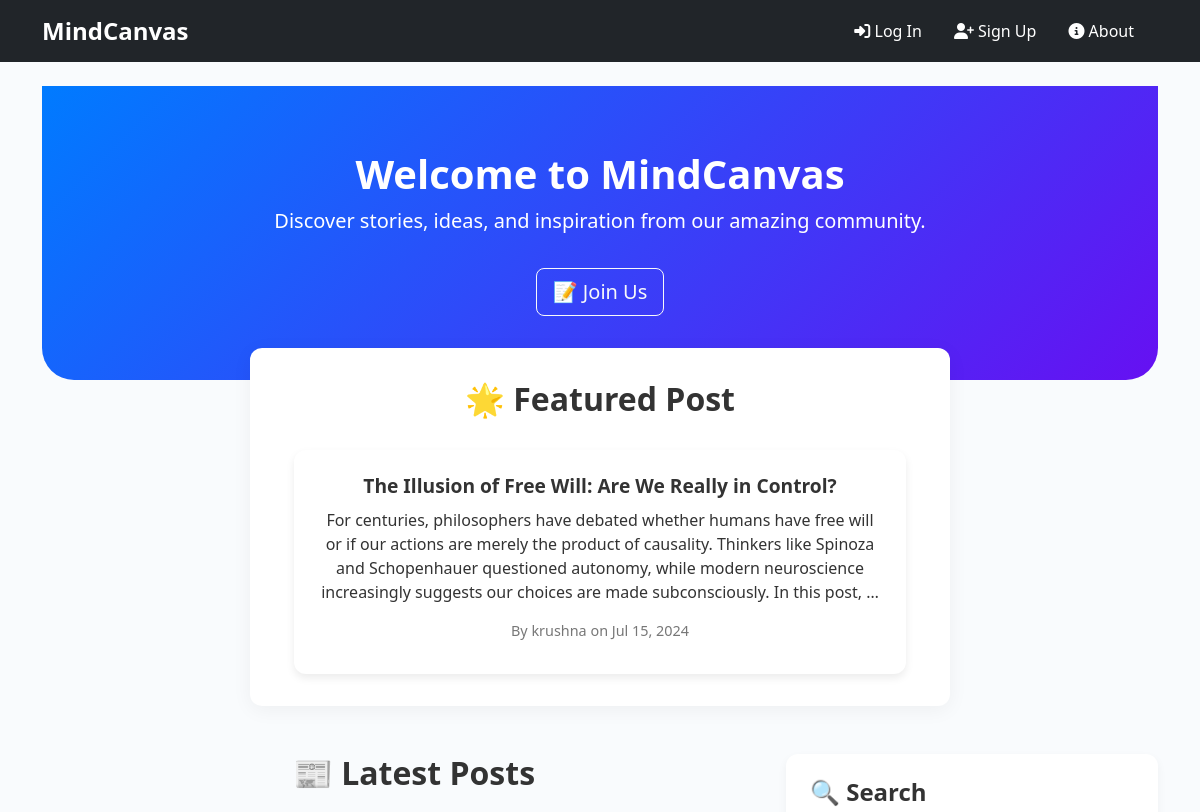
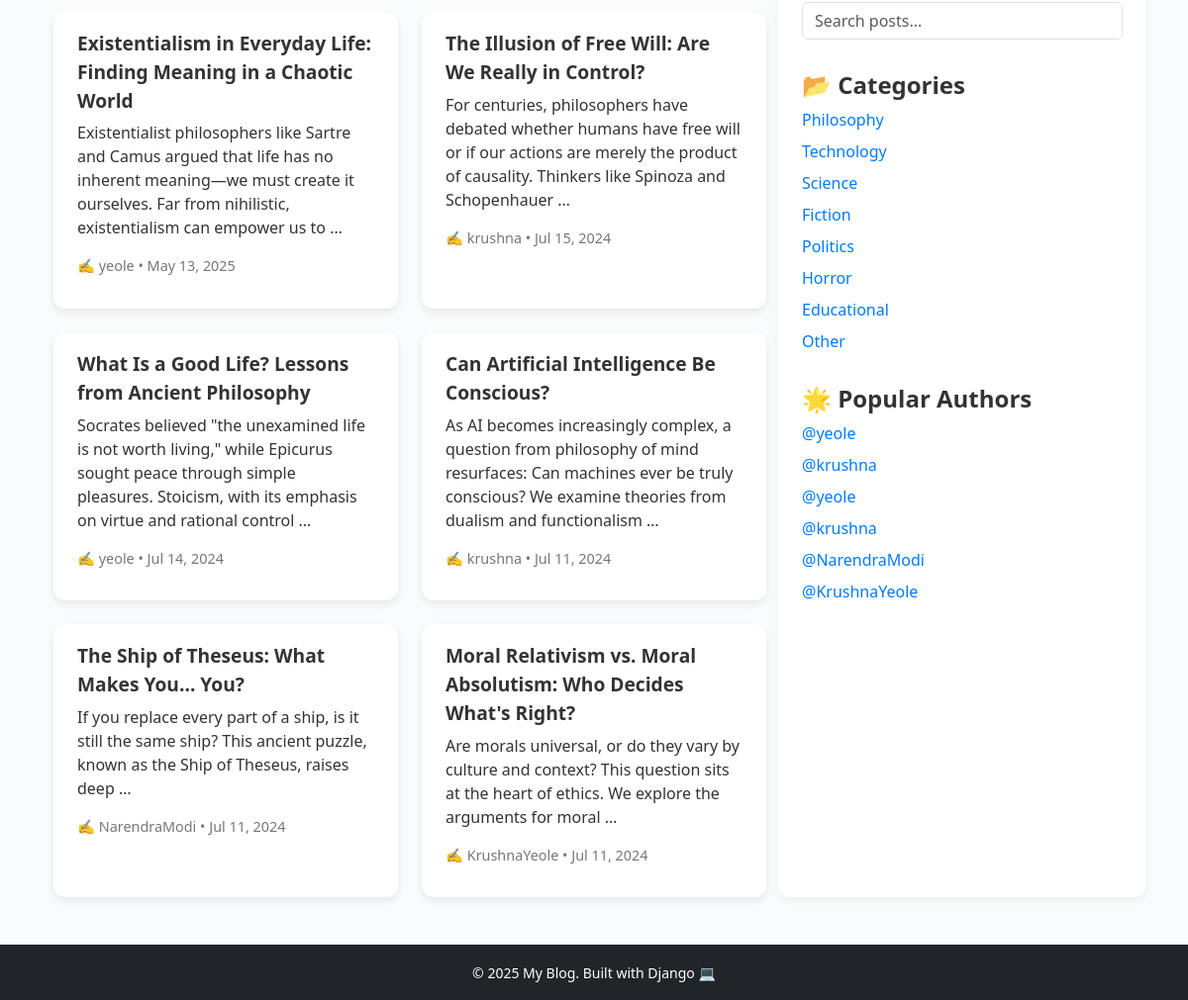
The page / on the database its author committed (2 pictures, top to bottom).
### blog/models.py (models this page shows, shortened)
class Post(models.Model):
    title = models.CharField(max_length=200)
    body = models.TextField()
    author = models.ForeignKey(User, on_delete=models.CASCADE)
    categories = models.ManyToManyField(Category, related_name='posts', blank=True)
    created_at = models.DateTimeField(auto_now_add=True)
    updated_at = models.DateTimeField(auto_now=True)
    image = models.ImageField(upload_to='post_images/', null=True, blank=True)
    likes = models.ManyToManyField(User, related_name='post_likes', blank=True)

class Category(models.Model):
    name = models.CharField(max_length=100, unique=True)

### blog/views.py (the view)
# urls.py: path('', views.home, name='home'),
def home(request):
    posts = Post.objects.order_by('-created_at')
    categories = Category.objects.all()
    featured_post = Post.objects.annotate(num_likes=Count('likes')).order_by('-num_likes').first()
    return render(request, 'blog/home.html', {
        'posts': posts,
        'featured_post': featured_post,
        'categories' : categories
    })

### blog/templates/blog/home.html (shortened to what this page needs)
{% extends 'blog/base.html' %}
{% load static %}
{% block content %}
<section class="hero animate-slide-in">
    <div class="container text-center">
        <h1>Welcome to MindCanvas</h1>
        <p class="lead">Discover stories, ideas, and inspiration from our amazing community.</p>
        {% if user.is_authenticated %}
            <a href="{% url 'post_new' %}" class="btn btn-primary btn-lg mt-3">✍️ Write a New Post</a>
        {% else %}
            <a href="{% url 'signup' %}" class="btn btn-outline-light btn-lg mt-3">📝 Join Us</a>
        {% endif %}
    </div>
</section>
{% if featured_post %}
<section class="featured-post animate-fade-in">
    <div class="container text-center">
        <h2 class="section-title">🌟 Featured Post</h2>
        <div class="post-card mx-auto">
            <h3><a href="{% url 'post_detail' pk=featured_post.pk %}" class="post-title">{{ featured_post.title }}</a></h3>
            <p>{{ featured_post.body|truncatewords:40 }}</p>
            <p class="post-meta">By {{ featured_post.author }} on {{ featured_post.created_at|date:"M d, Y" }}</p>
        </div>
    </div>
</section>
{% endif %}
<div class="container home-container mt-5">
    <div class="row">
        <div class="col-lg-8 posts-section">
            <h2 class="section-title">📰 Latest Posts</h2>
            <div class="post-grid">
                {% for post in posts %}
                    <div class="post-card animate-fade-in">
                        <h4><a href="{% url 'post_detail' pk=post.pk %}" class="post-title">{{ post.title }}</a></h4>
                        <p class="post-excerpt">{{ post.body|truncatewords:25 }}</p>
                        <p class="post-meta">✍️ {{ post.author }} • {{ post.created_at|date:"M d, Y" }}</p>
                    </div>
                {% empty %}
                    <p>No posts yet. <a href="{% url 'post_new' %}">Be the first!</a></p>
                {% endfor %}
            </div>
        </div>
<aside class="col-lg-4 sidebar">
    <div class="widget">
        <h4>🔍 Search</h4>
        <form method="GET" action="#">
            <input type="text" class="form-control" placeholder="Search posts...">
        </form>
    </div>
<div class="widget">
    <h4>📂 Categories</h4>
    <ul>
        {% for category in categories %}
            <li><a href="{% url 'category_posts' category_id=category.id %}">{{ category.name }}</a></li>
        {% endfor %}
    </ul>
</div>
    <div class="widget">
        <h4>🌟 Popular Authors</h4>
        <ul>
            {% for post in posts %}
                <li>
                    <a href="{% url 'user_posts' username=post.author.username %}">@{{ post.author.username }}</a>
                </li>
            {% endfor %}
        </ul>
    </div>
</aside>
    </div>
</div>
{% endblock %}

### blog/templates/blog/base.html (shortened to what this page needs)
<!DOCTYPE html>
<html lang="en">
<head>
    {% load static %}
    <link href="https://cdn.jsdelivr.net/npm/bootstrap@5.3.0/dist/css/bootstrap.min.css" rel="stylesheet">
    <link href="{% static 'css/style.css' %}" rel="stylesheet">
    <link rel="stylesheet" href="https://cdnjs.cloudflare.com/ajax/libs/font-awesome/6.5.0/css/all.min.css">
</head>
<body>
    <header class="navbar navbar-expand-lg navbar-dark bg-dark">
        <div class="container">
            <a class="navbar-brand" href="{% url 'home' %}">MindCanvas</a>
            <div class="collapse navbar-collapse" id="navbarContent">
                <ul class="navbar-nav ms-auto">
                    {% if user.is_authenticated %}
                        <li class="nav-item">
                            <a class="nav-link" href="{% url 'post_new' %}">
                                <i class="fas fa-pen-to-square"></i> New Post
                            </a>
                        </li>
                        <li class="nav-item">
                            <a class="nav-link" href="{% url 'my_account' %}">
                                <i class="fas fa-user-circle"></i> My Account
                            </a>
                        </li>
                        <li class="nav-item">
                            <form method="post" action="{% url 'logout' %}">
                                {% csrf_token %}
                                <button type="submit" class="nav-link btn btn-link logout-btn">
                                    <i class="fas fa-sign-out-alt"></i> Log Out
                                </button>
                            </form>
                        </li>
                    {% else %}
                         <li class="nav-item">
                             <a class="nav-link" href="{% url 'login' %}">
                                <i class="fas fa-sign-in-alt"></i> Log In
                             </a>
                         </li>
                         <li class="nav-item">
                             <a class="nav-link" href="{% url 'signup' %}">
                                 <i class="fas fa-user-plus"></i> Sign Up
                             </a>
                         </li>
                         <li class="nav-item">
                             <a class="nav-link" href="{% url 'about' %}">
                                 <i class="fas fa-circle-info"></i> About
                             </a>
                         </li>
                    {% endif %}
                </ul>
            </div>
        </div>
    </header>
    <main class="container mt-4">
        {% block content %}
        {% endblock %}
    </main>
    <footer class="footer bg-dark text-white text-center py-3 mt-5">
        <div class="container">
            <small>© 2025 My Blog. Built with Django 💻</small>
        </div>
    </footer>
</body>
</html>

### blog/static/css/style.css (style rules this page uses)
body { background-color: #f8f9fa; font-family: 'Segoe UI', Tahoma, Geneva, Verdana, sans-serif; }
.navbar-brand { font-weight: bold; font-size: 1.5rem; }
.nav-link { color: #fff !important; margin-right: 1rem; }
.footer { position: relative; bottom: 0; width: 100%; }
body { font-family: 'Segoe UI', sans-serif; background-color: #f9fbfd; color: #333; margin: 0; padding: 0; }
h1, h2, h3, h4 { font-weight: 600; }
.section-title { text-align: center; margin-bottom: 2rem; font-size: 2rem; }
.hero { background: linear-gradient(135deg, #007bff, #6610f2); color: white; padding: 4rem 1rem; border-radius: 0 0 2rem 2rem; }
.featured-post { background: #ffffff; padding: 2rem; margin-top: -2rem; box-shadow: 0 4px 20px rgba(0, 0, 0, 0.05); border-radius: 12px; max-width: 700px; margin-left: auto; margin-right: auto; }
.post-card { background: white; padding: 1rem 1.5rem; border-radius: 12px; box-shadow: 0 4px 8px rgba(0,0,0,0.08); transition: transform 0.3s ease, box-shadow 0.3s ease; }
.post-title { font-size: 1.2rem; color: #333; text-decoration: none; }
.post-meta { font-size: 0.9rem; color: #777; }
.post-grid { display: grid; grid-template-columns: repeat(auto-fit, minmax(280px, 1fr)); gap: 1.5rem; }
.sidebar { background: #fff; padding: 1.5rem; border-radius: 12px; box-shadow: 0 4px 10px rgba(0,0,0,0.05); }
.widget { margin-bottom: 2rem; }
.widget ul { list-style: none; padding-left: 0; }
.widget ul li { margin-bottom: 0.5rem; }
.widget ul li a { color: #007bff; text-decoration: none; }
.animate-fade-in { animation: fadeIn 0.8s ease-in; }
.animate-slide-in { animation: slideInUp 0.8s ease-in; }

### rows shown on the page
Post: title "The Illusion of Free Will: Are We Really in Control?", body "For centuries, philosophers have debated whether humans have free will or if our actions are merely the product of causality. Thinkers like Spinoza and Schopenhauer questioned autonomy, while modern neuroscience increasingly suggests our choices are made subconsciously. In this post, …", author "krushna", created_at "Jul 15, 2024", body "For centuries, philosophers have debated whether humans have free will or if our actions are merely the product of causality. Thinkers like Spinoza and Schopenhauer …", author.username "krushna"
Post: title "Existentialism in Everyday Life: Finding Meaning in a Chaotic World", body "Existentialist philosophers like Sartre and Camus argued that life has no inherent meaning—we must create it ourselves. Far from nihilistic, existentialism can empower us to …", author "yeole", created_at "May 13, 2025", author.username "yeole"
Post: title "What Is a Good Life? Lessons from Ancient Philosophy", body "Socrates believed \"the unexamined life is not worth living,\" while Epicurus sought peace through simple pleasures. Stoicism, with its emphasis on virtue and rational control …", author "yeole", created_at "Jul 14, 2024", author.username "yeole"
Post: title "Can Artificial Intelligence Be Conscious?", body "As AI becomes increasingly complex, a question from philosophy of mind resurfaces: Can machines ever be truly conscious? We examine theories from dualism and functionalism …", author "krushna", created_at "Jul 11, 2024", author.username "krushna"
Post: title "The Ship of Theseus: What Makes You... You?", body "If you replace every part of a ship, is it still the same ship? This ancient puzzle, known as the Ship of Theseus, raises deep …", author "NarendraModi", created_at "Jul 11, 2024", author.username "NarendraModi"
Post: title "Moral Relativism vs. Moral Absolutism: Who Decides What's Right?", body "Are morals universal, or do they vary by culture and context? This question sits at the heart of ethics. We explore the arguments for moral …", author "KrushnaYeole", created_at "Jul 11, 2024", author.username "KrushnaYeole"
Category: name "Philosophy"
Category: name "Technology"
Category: name "Science"
Category: name "Fiction"
Category: name "Politics"
Category: name "Horror"
Category: name "Educational"
Category: name "Other"
